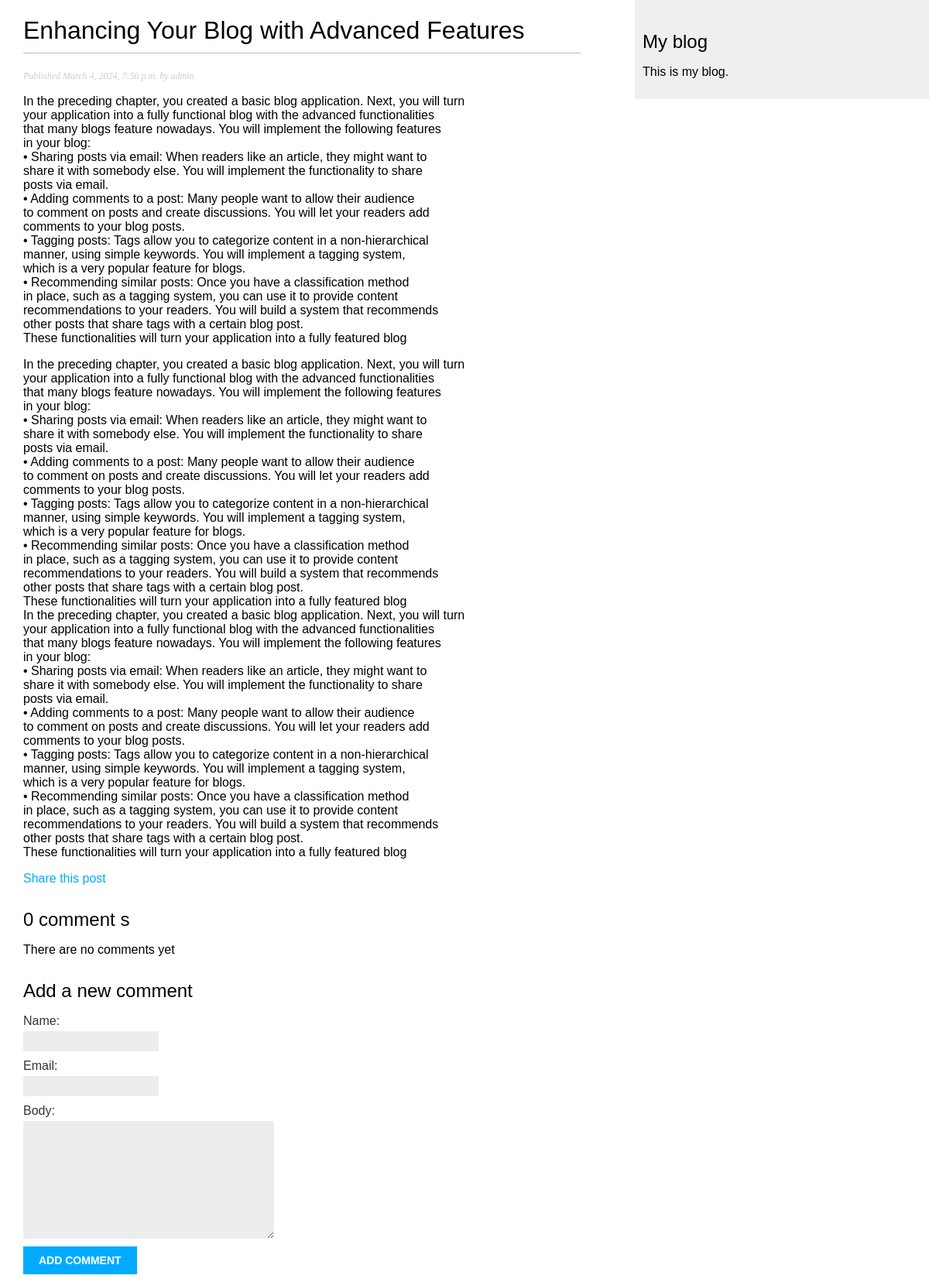
The page /blog/2024/3/4/enhancing-your-blog-advanced-features/ on the database its author committed.
### blog/models.py (models this page shows, shortened)
class Post(models.Model):
    STATUS_CHOICES = (
        ('draft','Draft'),
        ('published','Published'),
    )
    title = models.CharField(max_length=250)
    slug = models.SlugField(max_length=250,unique_for_date='publish')
    author = models.ForeignKey(User,on_delete=models.CASCADE,related_name='blog_posts')
    body = models.TextField()
    publish = models.DateTimeField(default=timezone.now)
    created = models.DateTimeField(auto_now_add=True)
    updated = models.DateTimeField(auto_now=True)
    tags = TaggableManager()
    status = models.CharField(max_length=10,
                              choices=STATUS_CHOICES,default='draft')
    objects = models.Manager()
    published = PublishedManager()
    class Meta:
        ordering=('-publish',)

### blog/views.py (the view)
# urls.py: path('<int:year>/<int:month>/<int:day>/<slug:post>/',views.post_detail,name='post_detail'),
def post_detail(request,year,month,day,post):
    post = get_object_or_404(Post,slug=post,
                             status = 'published',
                             publish__year=year,
                             publish__month = month,
                             publish__day = day)
    comments = post.comments.filter(active=True)
    new_comment = None
    if request.method == 'POST':
        comment_form = CommentForm(data=request.POST)
        if comment_form.is_valid():
            new_comment = comment_form.save(commit=False)
            new_comment.post = post
            new_comment.save()
    else:
        comment_form = CommentForm()
    return render(request,
                'blog/post/detail.html',
                {'post':post,
                    'comments':comments,
                    'new_comment':new_comment,
                    'comment_form':comment_form})

### blog/forms.py
class CommentForm(forms.ModelForm):
    class Meta:
        model = Comment
        fields = ('name','email','body')

### blog/templates/blog/post/detail.html (shortened to what this page needs)
{% extends "blog/base.html" %}
{% block content %}
 <h1>{{ post.title }}</h1>
 <p class="date">
 Published {{ post.publish }} by {{ post.author }}
 </p>
 {{ post.body|linebreaks }}
 <p>
    <a href="{% url "blog:post_share" post.id %}">
        Share this post
    </a>
 </p>
 {% with comments.count as total_comments %}
 <h2>
    {{total_comments}} comment {{total_comments|pluralize}}
 </h2>
 {% endwith %}
 {% for comment in comments %}
 <div class="comment">
    <p class="info">
        Comment {{forloop.counter}} by {{comment.name}}
        {{comment.created}}
    </p>
    {{comment.body|linebreaks}}
 </div>
 {% empty %}
 <p>There are no comments yet</p>
 {% endfor %}
 {% if new_comment %}
    <h2>Your comment has been added</h2>
 {% else %}
    <h2>Add a new comment</h2>
    <form method="post">
        {{comment_form.as_p}}
        <p><input type="submit" value="Add Comment"></p>
    </form>
{% endif %}
{% endblock %}

### blog/static/css/blog.css (style rules this page uses)
body { margin:0; padding:0; font-family:helvetica, sans-serif; }
a { color:#00abff; text-decoration:none; }
h1 { font-weight:normal; border-bottom:1px solid #bbb; padding:0 0 10px 0; }
h2 { font-weight:normal; margin:30px 0 0; }
p.date { color:#ccc; font-family: georgia, serif; font-size: 12px; font-style: italic; }
label { float:left; clear:both; color:#333; margin-bottom:4px; }
input, textarea { clear:both; float:left; margin:0 0 10px; background:#ededed; border:0; padding:6px 10px; font-size:12px; }
input[type=submit] { font-weight:bold; background:#00abff; color:#fff; padding:10px 20px; font-size:14px; text-transform:uppercase; }

### rows shown on the page
Post: title "Enhancing Your Blog with Advanced Features", publish "March 4, 2024, 7:56 p.m.", author "admin", body "In the preceding chapter, you created a basic blog application. Next, you will turn your application into a fully functional blog with the advanced functionalities that many blogs feature nowadays. You will implement the following features in your blog: • Sharing posts via email: When readers like an article, they might want to share it with somebody else. You will implement the functionality to share posts via email. • Adding comments to a post: Many people want to allow their audience to comment on posts and create discussions. You will let your readers add comments to your blog posts. • Tagging posts: Tags allow you to categorize content in a non-hierarchical manner, using simple…"

### other values the page prints
{{ total_comments }} "0"
